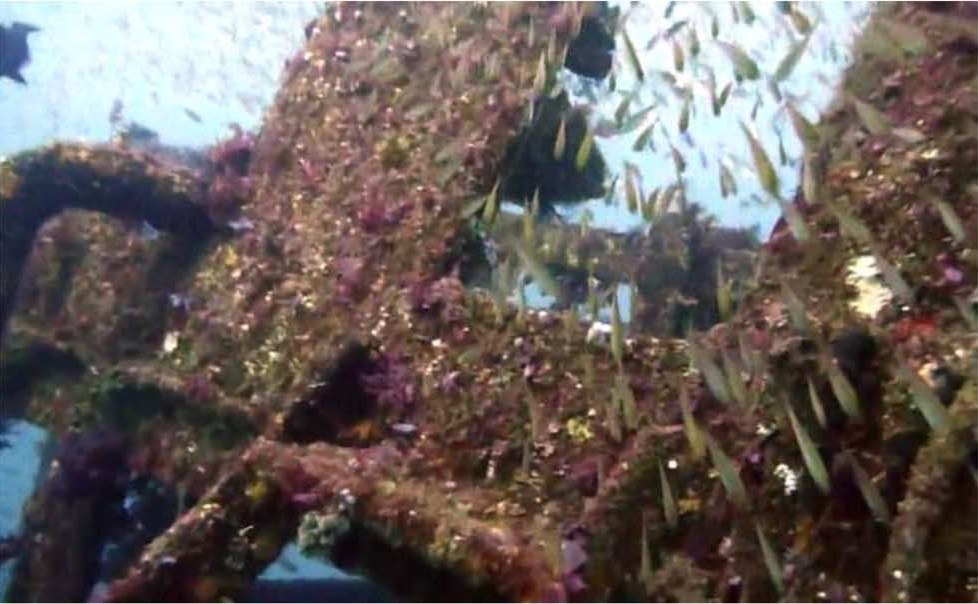
%> input picture Code/Dehazed_image.jpg, 978 x 604 px
$ octave --eval "Harris_Detection(imread('Dehazed_image.jpg'));"   (GNU Octave 9; MATLAB toolbox functions it lacks are replaced by stand-ins)
%> lines starting %> are read from the running program, lines starting %| are printed output that depends on the picture; in (x1, y1, x2, y2) boxes, pixels count from 0 and x2, y2 are one past the last pixel; in counts of white or black regions, pixels touching at a corner belong together; the program's own positions count from 1
function Harris_Detection( Image )
% This Function was created by Mohit Kumar Ahuja
% For Computer Vision Toolbox

im = Image;
%> im is the input picture: size 604x978x3 uint8; mean R, G, B 105.7, 96.5, 92.9
image = im2bw(im);
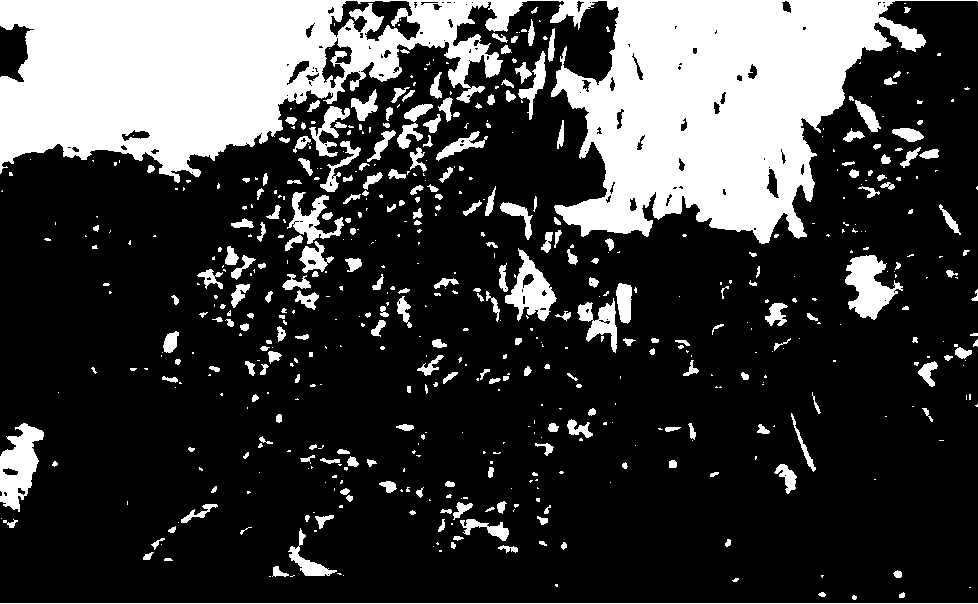
%> image: size 604x978 logical; 24.4% white; 585 white regions (330 under 20 px), largest, box (x1, y1, x2, y2) and area: (0, 0, 978, 244) 110065, (0, 423, 44, 512) 2201, (845, 255, 903, 320) 1999
image = imfill(image, 'holes');
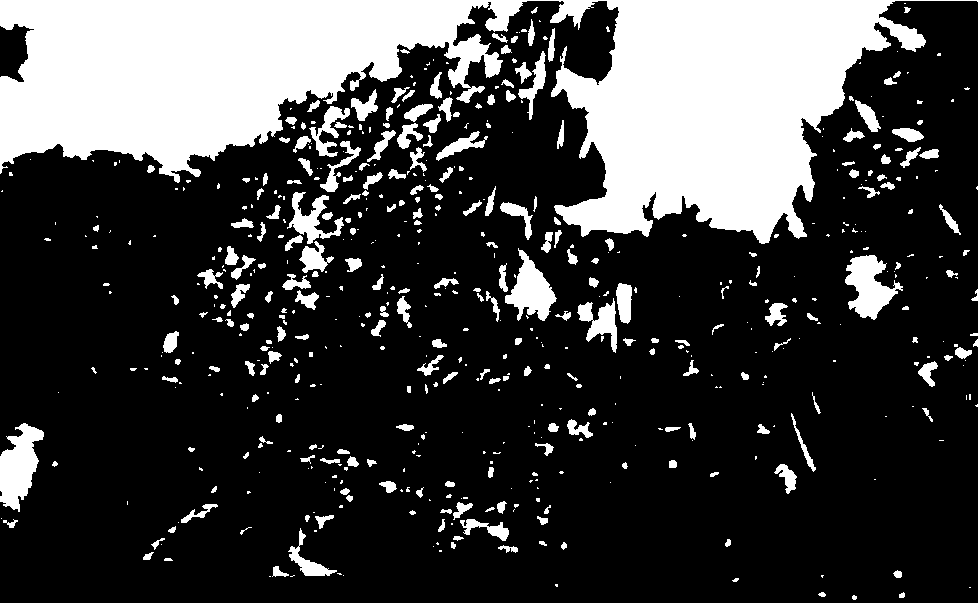
%> image: size 604x978 logical; 25.2% white; 580 white regions (325 under 20 px), largest, box (x1, y1, x2, y2) and area: (0, 0, 978, 244) 114425, (0, 423, 44, 512) 2312, (845, 255, 903, 320) 2002
image = bwlabel(image);
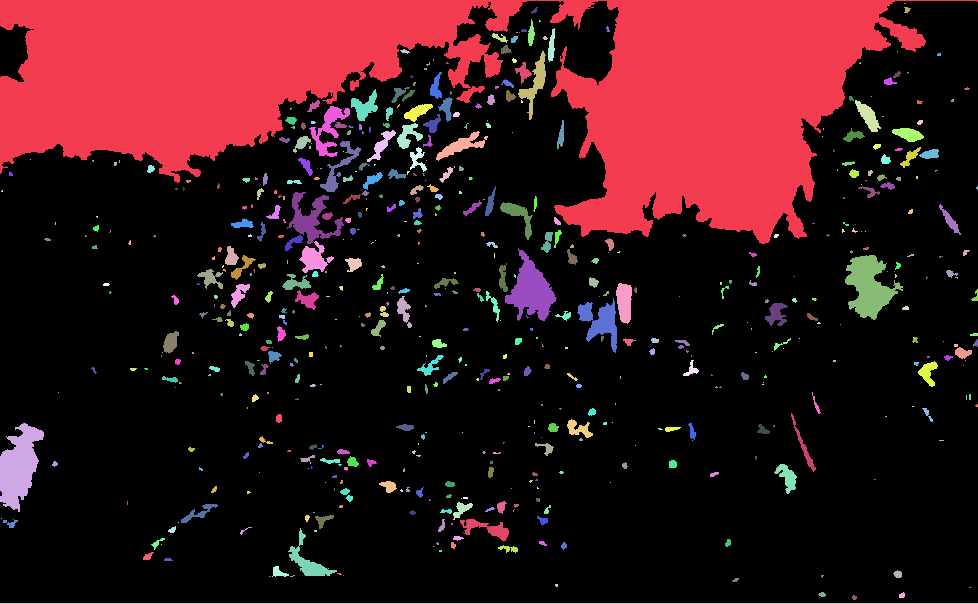
%> image: size 604x978 double; 581 distinct labels, from 0 to 580; one colour per label, 0 black
imshow(im);
hold on;
corners = corner(image, 'Harris', 200);
%> corners = 200 rows, first 12: [953 101; 929 416; 978 188; 960 234; 977 406; 920 156; 940 55; 959 347; 942 210; 957 347; 957 275; 929 358]
%> `Harris_Detection(imread('Dehazed_image.jpg'));`:
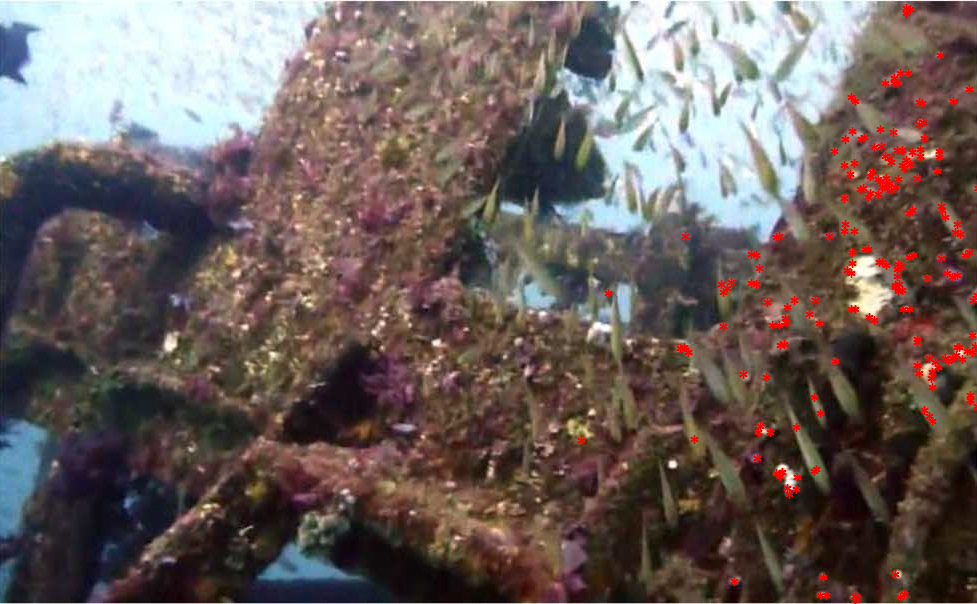
%> figure redrawn from the program's plot data
hold on;
plot(corners(:, 1), corners(:, 2), 'r*');
% [5 lines of commented-out code are left out]
end

$ run again, on Code/1.jpg
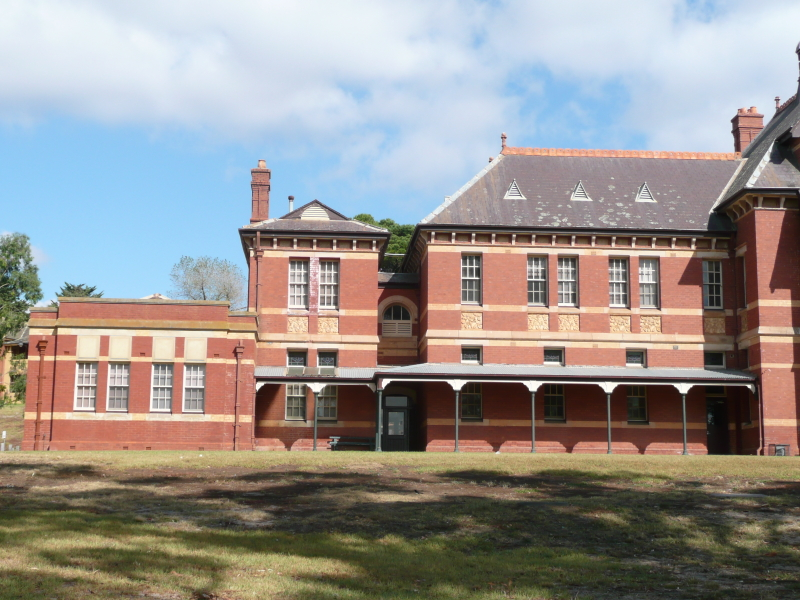
%> input picture Code/1.jpg, 800 x 600 px
%> in Harris_Detection, im is the input picture: size 600x800x3 uint8; mean R, G, B 151, 146.1, 142.7
%> in Harris_Detection, `image = bwlabel(image);`:
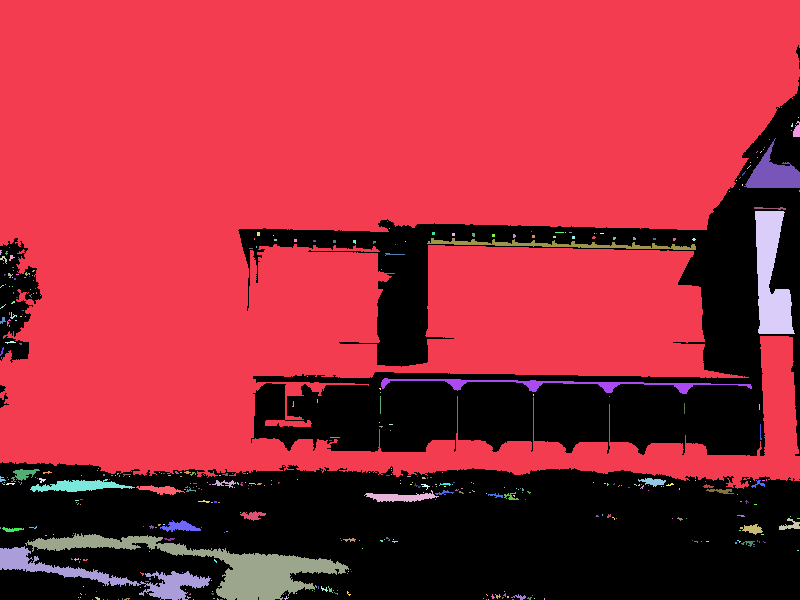
%> image: size 600x800 double; 405 distinct labels, from 0 to 404; one colour per label, 0 black
%> corners = 200 rows, first 12: [799 124; 800 191; 800 525; 743 544; 759 484; 789 520; 782 209; 790 165; 739 542; 742 529; 755 487; 794 523]
%> `Harris_Detection(imread('Dehazed_image.jpg'));`:
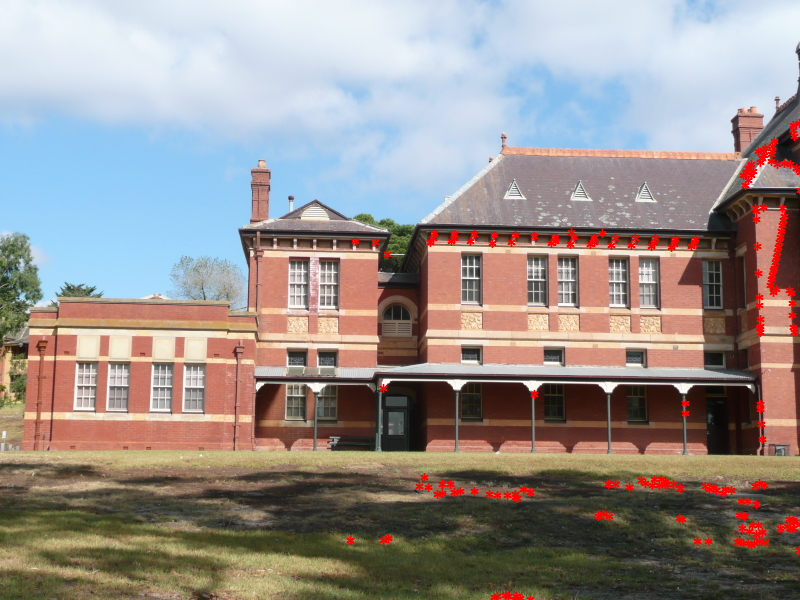
%> figure redrawn from the program's plot data

$ run again, on Code/2.jpg
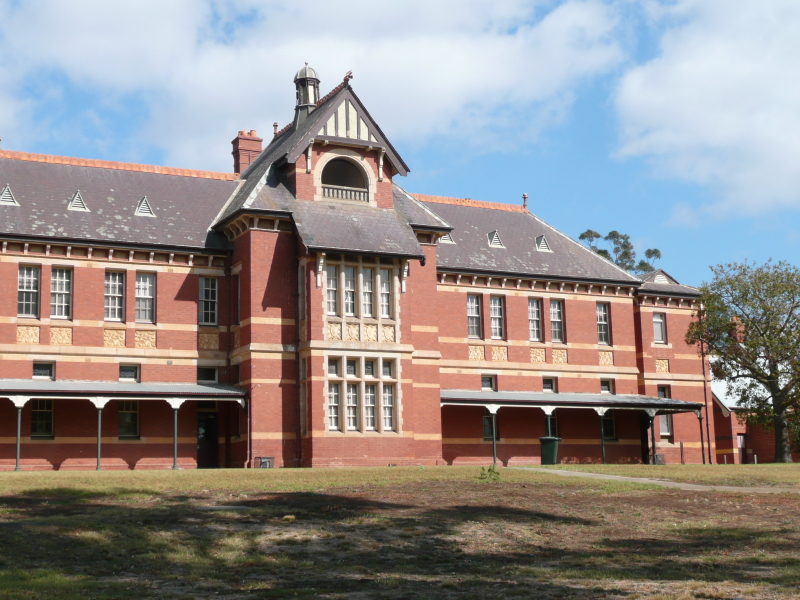
%> input picture Code/2.jpg, 800 x 600 px
%> in Harris_Detection, im is the input picture: size 600x800x3 uint8; mean R, G, B 145.8, 139.8, 138.5
%> in Harris_Detection, `image = bwlabel(image);`:
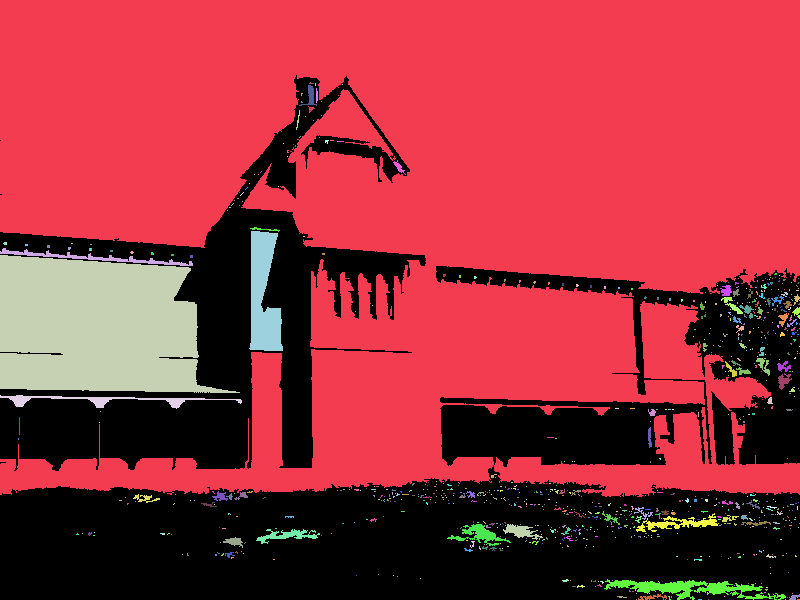
%> image: size 600x800 double; 805 distinct labels, from 0 to 804; one colour per label, 0 black
%> corners = 200 rows, first 12: [796 303; 791 325; 800 324; 795 334; 795 341; 798 316; 786 295; 800 302; 787 329; 796 323; 793 331; 774 304]
%> `Harris_Detection(imread('Dehazed_image.jpg'));`:
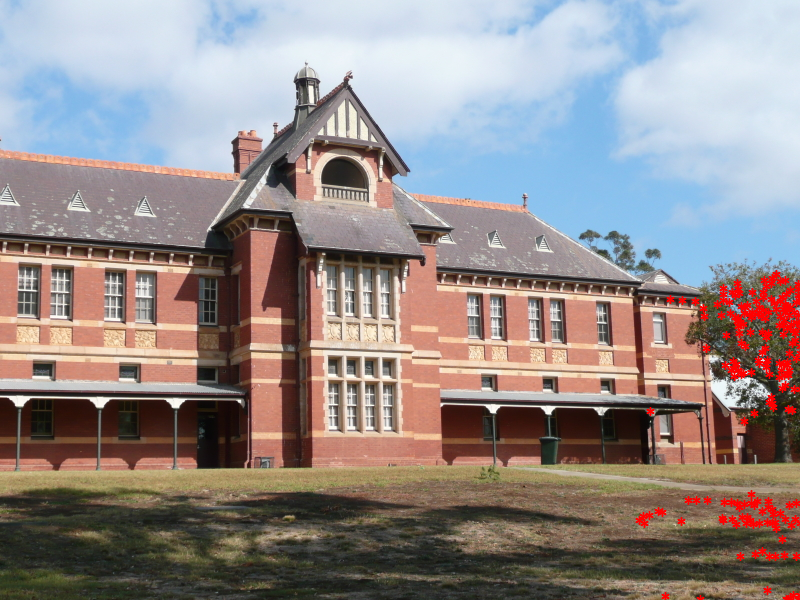
%> figure redrawn from the program's plot data

$ run again, on Code/a.jpg
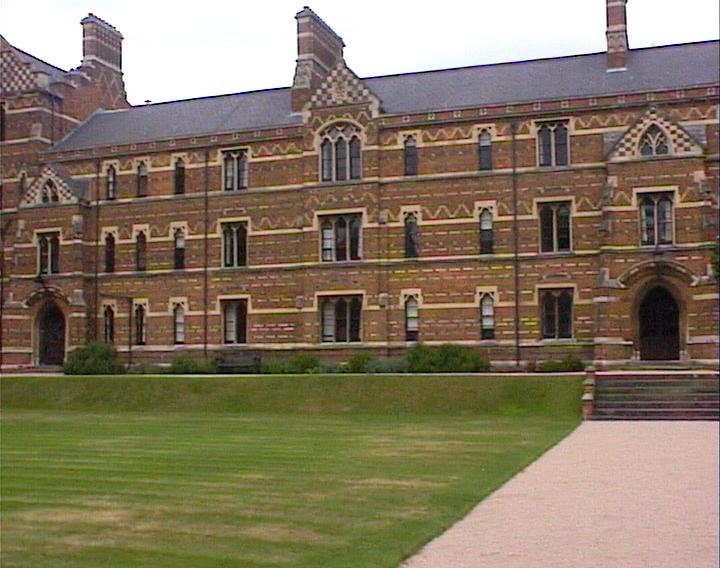
%> input picture Code/a.jpg, 720 x 568 px
%> in Harris_Detection, im is the input picture: size 568x720x3 uint8; mean R, G, B 132.3, 119.2, 97.8
%> in Harris_Detection, `image = bwlabel(image);`:
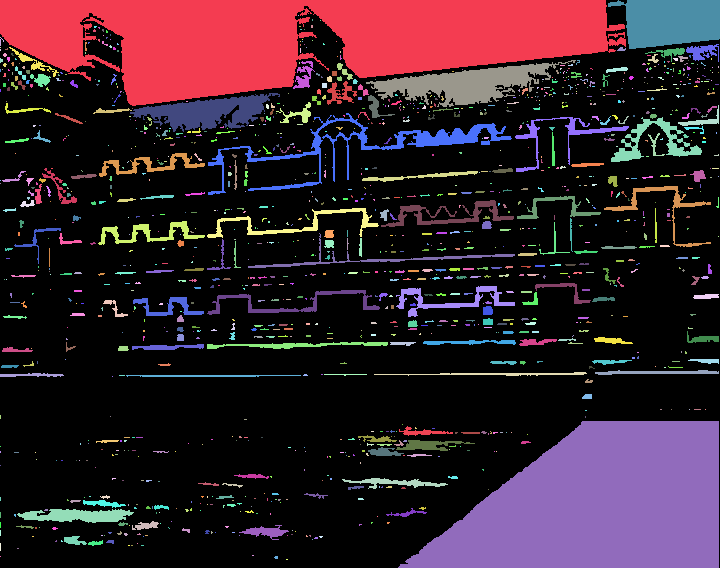
%> image: size 568x720 double; 1274 distinct labels, from 0 to 1273; one colour per label, 0 black
%> corners = 200 rows, first 12: [691 56; 709 54; 690 341; 689 58; 718 207; 710 266; 703 132; 705 139; 716 48; 709 94; 689 69; 711 56]
%> `Harris_Detection(imread('Dehazed_image.jpg'));`:
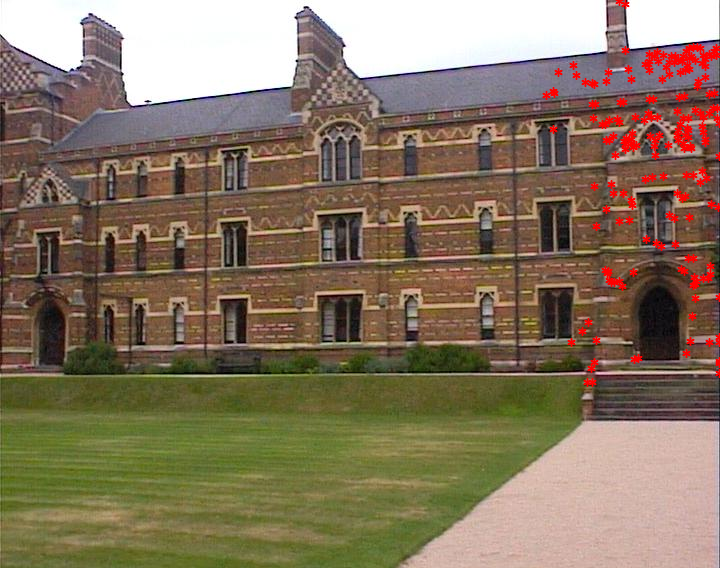
%> figure redrawn from the program's plot data
